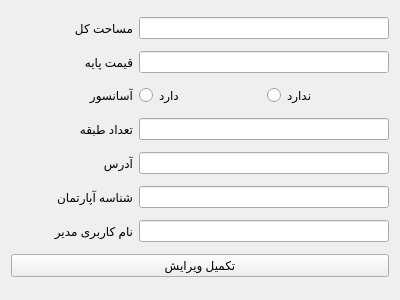
<?xml version="1.0" encoding="UTF-8"?>
<ui version="4.0">
 <class>aparteman_edit_page</class>
 <widget class="QWidget" name="aparteman_edit_page">
  <property name="geometry">
   <rect>
    <x>0</x>
    <y>0</y>
    <width>400</width>
    <height>300</height>
   </rect>
  </property>
  <property name="windowTitle">
   <string>Form</string>
  </property>
  <layout class="QGridLayout" name="gridLayout">
   <item row="2" column="1">
    <widget class="QRadioButton" name="radioButton">
     <property name="text">
      <string>دارد</string>
     </property>
    </widget>
   </item>
   <item row="1" column="1" colspan="2">
    <widget class="QLineEdit" name="lineEdit_2"/>
   </item>
   <item row="3" column="1" colspan="2">
    <widget class="QLineEdit" name="lineEdit_3"/>
   </item>
   <item row="4" column="0">
    <widget class="QLabel" name="label_5">
     <property name="text">
      <string>آدرس</string>
     </property>
    </widget>
   </item>
   <item row="2" column="2">
    <widget class="QRadioButton" name="radioButton_2">
     <property name="text">
      <string>ندارد</string>
     </property>
    </widget>
   </item>
   <item row="1" column="0">
    <widget class="QLabel" name="label_2">
     <property name="text">
      <string>قیمت پایه</string>
     </property>
    </widget>
   </item>
   <item row="2" column="0">
    <widget class="QLabel" name="label_3">
     <property name="text">
      <string>آسانسور</string>
     </property>
    </widget>
   </item>
   <item row="0" column="1" colspan="2">
    <widget class="QLineEdit" name="lineEdit_1"/>
   </item>
   <item row="4" column="1" colspan="2">
    <widget class="QLineEdit" name="lineEdit_4"/>
   </item>
   <item row="6" column="0">
    <widget class="QLabel" name="label_7">
     <property name="text">
      <string>نام کاربری مدیر</string>
     </property>
    </widget>
   </item>
   <item row="0" column="0">
    <widget class="QLabel" name="label_1">
     <property name="text">
      <string>مساحت کل</string>
     </property>
    </widget>
   </item>
   <item row="3" column="0">
    <widget class="QLabel" name="label_4">
     <property name="text">
      <string>تعداد طبقه</string>
     </property>
    </widget>
   </item>
   <item row="6" column="1" colspan="2">
    <widget class="QLineEdit" name="lineEdit_6"/>
   </item>
   <item row="5" column="0">
    <widget class="QLabel" name="label_6">
     <property name="text">
      <string>شناسه آپارتمان</string>
     </property>
    </widget>
   </item>
   <item row="5" column="1" colspan="2">
    <widget class="QLineEdit" name="lineEdit_5"/>
   </item>
   <item row="7" column="0" colspan="3">
    <widget class="QPushButton" name="pushButton">
     <property name="text">
      <string>تکمیل ویرایش</string>
     </property>
    </widget>
   </item>
  </layout>
 </widget>
 <resources/>
 <connections/>
</ui>
